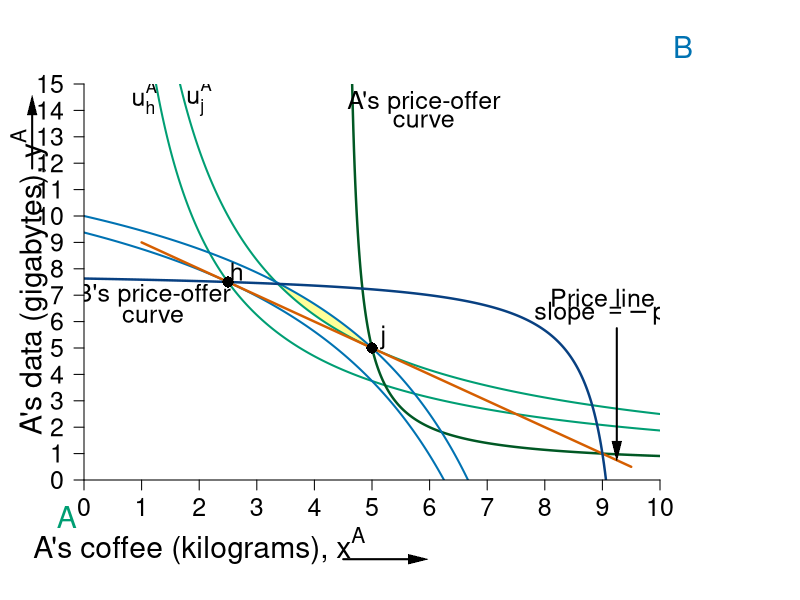

This figure's R source: (Note: this script raises an error after producing the figure.)
#' Graph Designer: Simon Halliday, Scott Cohn
#' Authors: Bowles and Halliday
#' Title: Coordination, Conflict and Competition: A Text in Microeconomics

library("shape")

pdf(file = "what_can_markets_do/property_walras_baseline_pec.pdf", width = 9, height = 7)

# Set parameters for graphics
axislabelsize <- 1.8
labelsize <- 1.5
namesize <- 1.8
annotatesize <- 1.5
graphlinewidth <- 2
segmentlinewidth <- 1.5

COL <- c("#7fc97f", "#beaed4", "#fdc086", "#ffff99", "#386cb0", "#f0027f", "#bf5b17", "#666666")
COLA <- c("#e0f3db", "#99d8c9","#66c2a4","#41ae76", "#238b45", "#005824")
COLB <- c("#c6dbef", "#4eb3d3", "#2b8cbe", "#0868ac","#084081")
COLC <- c("#fcfbfd", "#efedf5", "#dadaeb", "#bcbddc", "#9e9ac8", "#807dba", "#6a51a3", "#54278f", "#3f007d")
grays <- gray.colors(25, start = 1, end = 0, alpha = 1)
CBCols <- c("#009E73","#0072B2","#E69F00","#CC79A7", "#F0E442","#D55E00")


uA <- function(xA, yA, alpha = 0.5){
  ((xA)^alpha)*((yA)^(1 - alpha))
}

uB <- function(xA, yA, alpha = 0.5){
  ((10-xA)^alpha)*((15-yA)^(1 - alpha))
}

indiffcurveA1 <- function(x, U = 4, A = 1, a = 0.5) {
  ((((U-2)/A)*(1/x)^a)^(1/(1-a)))
}

indiffcurveA2 <- function(x, U = 4, A = 1, a = 0.5) {
  (((U/A)*(1/x)^a)^(1/(1-a)))
}

indiffcurveA3 <- function(x, U = 5.715476, A = 1, a = 0.5) {
  (((U/A)*(1/x)^a)^(1/(1 - a)))
}

indiffcurveA4 <- function(x, U = 6.984164, A = 1, a = 0.5) {
  ((((U)/A)*(1/x)^a)^(1/(1 - a)))
}

paretoEC <- function(x) {
  (3/2)*x
}

OfferCurveA <- function(x) {
  # x/(x  - 4)
  x / (2*x - 9)
}

PriceLine <- function(x, intercept = 10, slope = 1) {
  intercept - slope*x 
}

mrsplot <- function(x) {
  (13/2)*(x/(9 - x)^2)
  
}

OfferCurveB <- function(x) {
  #15 - (14/2)*(10 - x)/(9 - x)
  (145 - 16*x) / (19 - 2*x)
}

WalrasPrice <- function(x) {
  14 - (3/2)*x
}

#Deriving the offer curves: let py = 1
#wA = 8px + 2py = 8px + 2; Demand: x = w/2px => x = 4 + 1/px => px = 1/(x - 4)
#Offer curve is y = px*x => (1/(x-4))*x = x/(x-4) defined for x neq 4
#wA = 2px + 13py = 2px + 13; Demand: x = w/2px => x = 1 + 13/2px => px = 13/2(x - 1)
#B's Offer curve is y = px*x => (13/2)(1/(x-1))*x = (13/2)(x/(x-1)
#Therefore in terms of yA and xA:
#15 - y = (13/2)*(10 - x)/(10 - x - 1)
#Therefore y = 15 - (13/2)*(10-x)/(9 - x) defined for x neq 9
#The tangency of the indifference curve and the offer curve gives mrsplot
#Where mrsplot equals that offer curve, we get x = (3/17)*(51 - sqrt(221)) = 6.376576; 
#So y = 6.022321; therefore u = (6.376576^0.5)*(6.022321^0.5)

indiffcurveBneg1 <- function(x, U = 5.09, A = 1, a = 0.5) {
  15 - (((U/A)*(1/(10 - x))^a)^(1/(1-a)))
}

indiffcurveBneg2 <- function(x, U = 6.531973, A = 1, a = 0.5) {
  15 - (((U/A)*(1/(10 - x))^a)^(1/(1-a)))
}

#Aisha happens to have found 8 apples and 2 oranges, 
#and Betty happens to have found 2 apples and 13 oranges. 
#Aisha's utility (8^0.5)*(2^0.5) = 4
#Betty's utility (2^0.5)*(13^0.5) = 5.09



par(mar = c(6, 4.2, 4.2, 7)) # c(4, 4.4, 4, 4.7))
xlims <- c(0, 10)
ylims <- c(0, 15)
xlims2 <- c(10, 0)
ylims2 <- c(15, 0)

plot(0, 0, xlim = xlims, ylim = ylims, type = "n",
     xlab = "",
     ylab = "", 
     xaxt = "n", 
     yaxt = "n", 
     cex.lab = axislabelsize, 
     bty = "n",
     xaxs = "i", 
     yaxs = "i")

text(0.2*xlims[2], -2.5, expression(paste("A's coffee (kilograms), ", x^A)), xpd = TRUE, cex = axislabelsize) 
text(-0.95, 0.5*ylims[2], expression(paste("A's data (gigabytes), ", y^A)), xpd = TRUE, cex = axislabelsize, srt = 90) 



npts <- 500 
npts2 <- 501

#I need something like xx1 with npts for 
xpoly1 <- seq(from = 3.2, to = 5, length.out = 501)
ypoly1 <- indiffcurveA2(xpoly1, U = uA(5, 5))
ypoly2 <- indiffcurveBneg1(xpoly1, U = uB(5, 5))
polygon(x = c(xpoly1, rev(xpoly1)), y = c(ypoly1, rev(ypoly2)), col=COL[4], density=NULL, border = NA)


#Specify the sequences of points for graphing. 
xx1 <- seq(xlims[1], xlims[2], length.out = npts)
yy1 <- indiffcurveA2(xx1, U = 4, A = 1, a = 0.5)
yy2 <- indiffcurveA2(xx1)

#I need something like xx1 with npts for 
xx2 <- seq(4.5, xlims[2], length.out = npts)
xx3 <- seq(xlims[1], 9.1, length.out = npts)
xx4 <- seq(1, 9.5, length.out = npts)

#Draw the lines for the graphs

lines(xx1, indiffcurveA2(xx1, U = uA(5, 5)), col = CBCols[1], lwd = graphlinewidth)
lines(xx1, indiffcurveA2(xx1, U = uA(2.5, 7.5)), col = CBCols[1], lwd = graphlinewidth)
# 
lines(xx2, OfferCurveA(xx2), col = COLA[6], lwd = graphlinewidth + 0.4)
# 
# 
lines(xx1, indiffcurveBneg1(xx1, U = uB(2.5, 7.5)), col = CBCols[2], lwd = graphlinewidth)
lines(xx1, indiffcurveBneg1(xx1, U = uB(5, 5)), col = CBCols[2], lwd = graphlinewidth)
# 
# 
lines(xx4, PriceLine(xx4, intercept = 10, slope = 1), col = CBCols[6], lwd = graphlinewidth + 0.4)
# 
lines(xx3, OfferCurveB(xx3), col = COLB[5], lwd = graphlinewidth + 0.4)

#lines(xx1, paretoEC(xx1), col = COL[2], lwd = graphlinewidth)

#Customize ticks and labels for the plot
ticksy <- seq(from = 0, to = 15, by = 1)
ylabels <- seq(from = 0, to = 15, by = 1)
ticksx <- seq(from = 0, to = 10, by = 1)
xlabels <- seq(from = 0, to = 10, by = 1)
axis(1, at = ticksx, pos = 0, labels = xlabels, cex.axis = labelsize)
axis(2, at = ticksy, pos = 0, labels = ylabels, las = 1, gap.axis = -1, cex.axis = labelsize)

#Add arrows:
Arrows(-0.9, 11.8, -0.9, 14.2, col = "black", lty = 1, lwd = 2, arr.type = "triangle", arr.lwd = 0.5, xpd = TRUE)
Arrows(4.5, -3, 5.8, -3, col = "black", lty = 1, lwd = 2, arr.type = "triangle", arr.lwd = 0.5, xpd = TRUE)

# arrows(-0.9, 10.5, -0.9, 14, xpd = TRUE, length = 0.1, angle = 40, lwd = 3)
# arrows(6.6, -1.4, 9, -1.4, xpd = TRUE, length = 0.1, angle = 40, lwd = 3)


# #Annotation of the three graphs and the NE
text(1.05, 14.5, expression(u[h]^A), cex = labelsize)
text(2, 14.5, expression(u[j]^A), cex = labelsize)

points(2.5, 7.5, pch = 16, col = "black", cex = 1.5)
text(2.65, 7.9, expression(h), cex = labelsize)

points(5, 5, pch = 16, col = "black", cex = 1.5)
text(5.2, 5.4, expression(j), cex = labelsize)

text(9, 6.9, expression("Price line"), cex = labelsize)
text(9, 6.25, expression(paste("slope ", phantom() == -p[j])), cex = labelsize)
Arrows(9.25, 5.75, 9.25, 1.1, col = "black", lty = 1, lwd = 2, arr.type = "triangle", arr.lwd = 0.5)

#Arrows(1, 6.3, 1, 7.2, col = "black", lty = 1, lwd = 2, arr.type = "triangle", arr.lwd = 0.5)
text(1.2, 7, expression("B's price-offer"), cex = annotatesize)
text(1.2, 6.2, expression("curve"), cex = annotatesize)

text(5.9, 14.3, expression("A's price-offer"), cex = annotatesize)
text(5.9, 13.6, expression("curve"), cex = annotatesize)

# text(8.5, 10.4, expression("Pareto-efficient"), cex = annotatesize)
# text(8.5, 9.7, expression("curve"), cex = annotatesize)

text(-0.3, -1.4, expression("A"), xpd = TRUE, cex = namesize, col = CBCols[1])
text(10.4, 16.4, expression("B"), xpd = TRUE, cex = namesize, col = CBCols[2])

brackets(x1 = 8.9, y1 = -1.2, x2 = 5.1, y2 = -1.2,  
         ticks = 0.5, curvature = 0.5, type = 1, 
         col = "black", lwd = 2, lty = 1, xpd = TRUE)
text(7, -2.1, expression(paste("Quantity of coffee, x")), xpd = TRUE, cex = annotatesize)
text(7.1, -2.8, expression(paste("A trades to B")), xpd = TRUE, cex = annotatesize)

brackets(x1 = 10.8, y1 = 4.4, x2 = 10.8, y2 = 0.9,  
         ticks = 0.5, curvature = 0.5, type = 1, h = 0.25,
         col = "black", lwd = 2, lty = 1, xpd = TRUE)
text(11.8, 2.7, expression(paste("Quantity of data, y")), xpd = TRUE, srt = 270, cex = annotatesize)
text(11.3, 2.7, expression(paste("B trades A")), xpd = TRUE, srt = 270, cex = annotatesize)

#Set up second axes and labels
par(new = TRUE)

#Use the same x and ylims as previously, but with locations switched
xlims2 <- c(10, 0)
ylims2 <- c(15, 0)



#Leave the ylab and xlab blank to ensure no axes titles
plot(0, 0, xlim = xlims2, ylim = ylims2, type = "n",
     xlab = expression(paste("")),
     ylab = expression(paste("")),
     xaxt = "n", 
     yaxt = "n", 
     cex.lab = 1.3, 
     bty = "n",
     xaxs = "i", 
     yaxs = "i")

#Set up axes at sides 3 and 4 (top and right)
axis(side = 3, at = ticksx, pos = 0, labels = xlabels, cex.axis = labelsize)
axis(side = 4, at = ticksy, pos = 0, labels = ylabels, las = 1, gap.axis = -1,  cex.axis = labelsize)
text(4.8, -1.9, expression(paste("B's coffee (kilograms), ", x^B)), xpd = TRUE, cex = axislabelsize) 
text(-1.5, 3, expression(paste("B's data (gigabytes), ", y^B)), xpd = TRUE, cex = axislabelsize, srt = 270) 

#Add arrows:
Arrows(-1.3, 7.8, -1.3, 9.8, col = "black", lty = 1, lwd = 2, arr.type = "triangle", arr.lwd = 0.5, xpd = TRUE)
Arrows(7.5, -1.6, 9, -1.6, col = "black", lty = 1, lwd = 2, arr.type = "triangle", arr.lwd = 0.5, xpd = TRUE)

# arrows(-0.7, 10, -0.7, 14, xpd = TRUE, length = 0.1, angle = 40, lwd = 3)
# arrows(6.6, -1.6, 9, -1.6, xpd = TRUE, length = 0.1, angle = 40, lwd = 3)


#Functions for B's indifference curves
indiffcurveB1 <- function(x, U = 5.09, A = 1, a = 0.5) {
  ((((U-2)/A)*(1/x)^a)^(1/(1-a)))
}

indiffcurveB2 <- function(x, U = 5.09, A = 1, a = 0.5) {
  (((U/A)*(1/x)^a)^(1/(1-a)))
}

indiffcurveB3 <- function(x, U = 5.703502, A = 1, a = 0.5) {
  ((((U)/A)*(1/x)^a)^(1/(1-a)))
}

indiffcurveB4 <- function(x, U = 8.244574, A = 1, a = 0.5) {
  ((((U)/A)*(1/x)^a)^(1/(1-a)))
}



#Label B's indifference curves
text(9.1, 4.925, expression(u[j]^B), cex = labelsize)
text(9.1, 6.8, expression(u[h]^B), cex = labelsize)


#Add a point for the initial endowment
points(1, 14, pch = 16, col = "black", cex = 1.5)
text(1.2, 14.5, expression(z), cex = labelsize)




#Label a point on the middle of the curve
#points(5, 7.5, pch = 16, col = "black", cex = 1.5)
#text(5, 7, expression(i))

#(5^0.5)*(7.5^0.5) = 6.123724

#Add point for comparison to participation constraint
#points(6.2, 1.55, pch = 16, col = "black", cex = 1.5)
#text(6.1, 1.2, expression(d))


#Calculate TIOLI power allocation for B
#mrs(x,y) => pareto efficient curve is (3/2)x = y
#A's initital utility is 4 = u(8,2) = (8^0.5)*(2^0.5)
#Therefore substitute in the contract curve u_e^A = 4 = (x^A)^(0.5)(3/2*x^A)^0.5
# => x^A = 4/((3/2)^0.5) = 3.27 => x^B = 6.73
# => y^A = 3/2(x^A) = 4.9 => y^B = 10.1

#Add point g for B's TIOLI power
# points(6.73, 10.1, pch = 16, col = "black", cex = 1.5)
# text(6.73, 10.6, expression(g))

#Calculate TIOLI power allocation for A
#mrs(x,y) => pareto efficient curve is (3/2)x = y
#A's initital utility is 4 = u(8,2) = (8^0.5)*(2^0.5)
#Therefore substitute in the contract curve u_e^A = 4 = (x^A)^(0.5)(3/2*x^A)^0.5
# => x^B = 5.09/((3/2)^0.5) = 4.16 => x^A = 5.84
# => y^B = 3/2(x^B) = 6.23 => y^A = 8.77 
#=> u^A = (5.84^0.5)*(8.77^0.5) = 7.156591
#Add point f for A's TIOLI power
# points(4.16, 6.23, pch = 16, col = "black", cex = 1.5)
# text(4.16, 5.8, expression(f))



dev.off()
